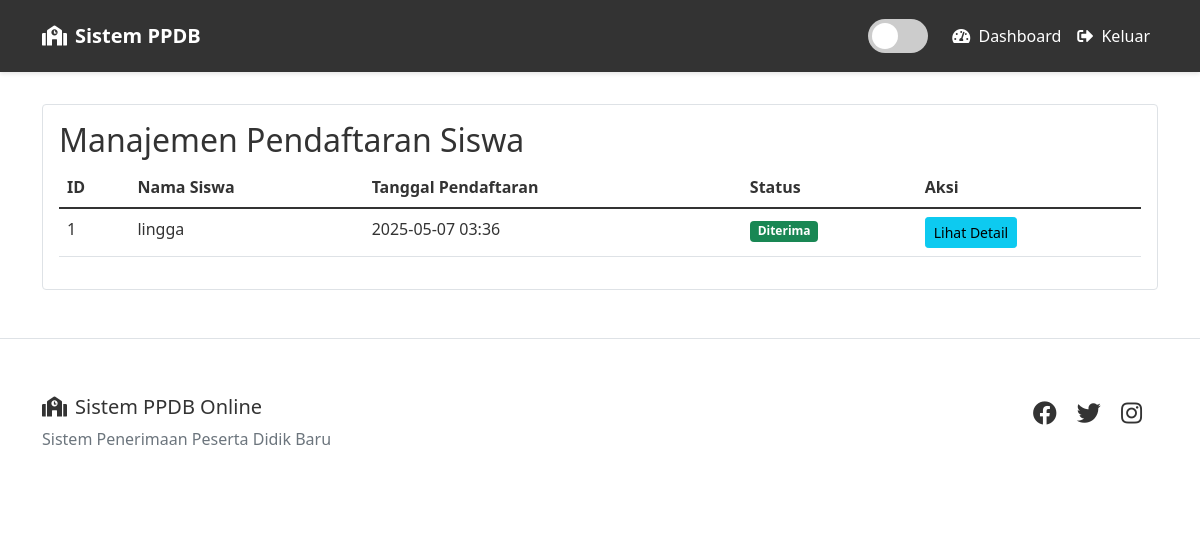
/dashboard (signed in), run on an earlier commit of the app's database.
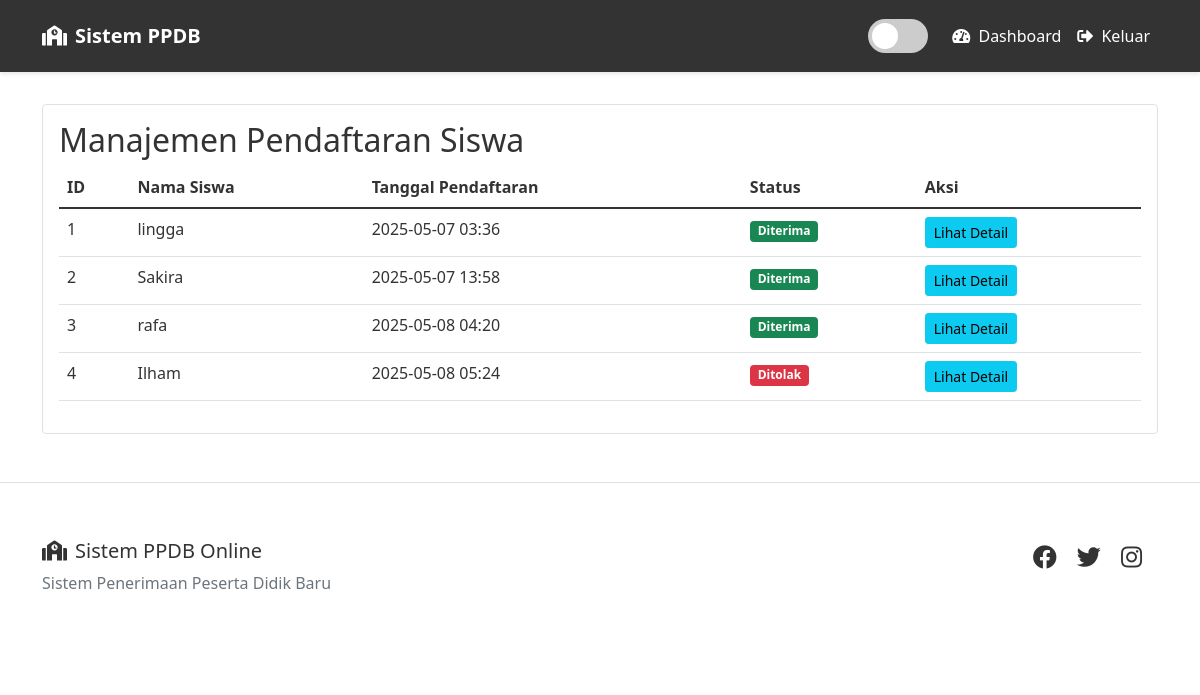
And on a later commit of the database.
### app/models.py (models this page shows)
class Form(db.Model):
    id = db.Column(db.Integer, primary_key=True)
    user_id = db.Column(db.Integer, db.ForeignKey('user.id'), nullable=False)
    form_data = db.Column(db.Text, nullable=False)
    status = db.Column(db.String(20), default='pending')
    timestamp = db.Column(db.DateTime, default=datetime.utcnow)
    akta_kelahiran = db.Column(db.String(255))
    kartu_keluarga = db.Column(db.String(255))
    ijazah_smp = db.Column(db.String(255))
    foto_siswa = db.Column(db.String(255))
    ktp_ortu = db.Column(db.String(255))
    nisn_doc = db.Column(db.String(255))
    nilai_rapor = db.Column(db.String(255))
    sertifikat_prestasi = db.Column(db.String(255))
    @property
    def parsed_form_data(self):
        try:
            if isinstance(self.form_data, str):
                return json.loads(self.form_data)
            return self.form_data
        except:
            return {}

class User(UserMixin, db.Model):
    id = db.Column(db.Integer, primary_key=True)
    username = db.Column(db.String(80), unique=True, nullable=False)
    password = db.Column(db.String(120), nullable=False)
    name = db.Column(db.String(100), nullable=False)
    role = db.Column(db.String(10), default='user')
    forms = db.relationship('Form', backref='user', lazy=True)

### app/routes/main.py (the view, shortened to what this page needs)
@main.route('/dashboard')
@login_required
def dashboard():
    if current_user.role == 'admin':
        forms = Form.query.all()
        return render_template('dashboard_admin.html', forms=forms)

### app/__init__.py (called while the page is built)
def create_app():
    app = Flask(__name__)
    app.config.from_object('config.Config')
    db.init_app(app)
    login_manager.init_app(app)
    migrate.init_app(app, db)
    @app.template_filter('json_loads')
    def json_loads_filter(value):
        return json.loads(value)
    @app.template_filter('parse_json')
    def parse_json(value):
        try:
            return json.loads(value)
        except:
            return {}
    login_manager.login_view = 'auth.login'
    login_manager.login_message_category = 'info'
    @login_manager.user_loader
    def load_user(user_id):
        from .models import User
        return User.query.get(int(user_id))
    from .routes.auth import auth
    from .routes.main import main
    app.register_blueprint(auth)
    app.register_blueprint(main)
    from .cli import create_admin
    app.cli.add_command(create_admin)
    return app

### app/templates/dashboard_admin.html (shortened to what this page needs)
{% extends "base.html" %}
{% block content %}
<div class="card">
    <div class="card-body">
        <h2>Manajemen Pendaftaran Siswa</h2>
        <div class="table-responsive">
            <table class="table">
                <thead>
                    <tr>
                        <th>ID</th>
                        <th>Nama Siswa</th>
                        <th>Tanggal Pendaftaran</th>
                        <th>Status</th>
                        <th>Aksi</th>
                    </tr>
                </thead>
                <tbody>
                    {% for form in forms %}
                    <tr>
                        <td>{{ form.id }}</td>
                        <td>{{ form.user.name }}</td>
                        <td>{{ form.timestamp.strftime('%Y-%m-%d %H:%M') }}</td>
                        <td>
                            <span class="badge bg-{{ 'success' if form.status == 'accepted' else 'danger' if form.status == 'rejected' else 'info' }}">
                                {{ 'Diterima' if form.status == 'accepted' else 'Ditolak' if form.status == 'rejected' else 'Menunggu' }}
                            </span>
                        </td>
                        <td>
                            <button type="button" class="btn btn-info btn-sm" data-bs-toggle="modal" data-bs-target="#detailModal{{ form.id }}">
                                Lihat Detail
                            </button>
                        </td>
                    </tr>
                    {% endfor %}
                </tbody>
            </table>
        </div>
    </div>
</div>
{% endblock %}

### app/templates/base.html (shortened to what this page needs)
<!DOCTYPE html>
<html lang="id" data-theme="light">
<head>
    <link href="https://cdn.jsdelivr.net/npm/bootstrap@5.1.3/dist/css/bootstrap.min.css" rel="stylesheet">
    <link rel="stylesheet" href="https://cdnjs.cloudflare.com/ajax/libs/font-awesome/5.15.4/css/all.min.css">
    <link rel="stylesheet" href="{{ url_for('static', filename='css/style.css') }}">
</head>
<body>
    <nav class="navbar navbar-expand-lg navbar-dark fixed-top">
        <div class="container">
            <a class="navbar-brand d-flex align-items-center" href="{{ url_for('main.index') }}">
                <i class="fas fa-school me-2"></i>
                <span>Sistem PPDB</span>
            </a>
            <div class="collapse navbar-collapse" id="navbarNav">
                <div class="navbar-nav ms-auto d-flex align-items-center">
                    <label class="theme-switch mx-3">
                        <span class="slider"></span>
                    </label>
                    {% if current_user.is_authenticated %}
                        <a class="nav-link" href="{{ url_for('main.dashboard') }}">
                            <i class="fas fa-tachometer-alt me-1"></i> Dashboard
                        </a>
                        <a class="nav-link" href="{{ url_for('auth.logout') }}">
                            <i class="fas fa-sign-out-alt me-1"></i> Keluar
                        </a>
                    {% endif %}
                </div>
            </div>
        </div>
    </nav>
    <main class="main-content">
        <div class="container mt-5 pt-4">
            {% block content %}{% endblock %}
        </div>
    </main>
    <footer class="footer mt-5">
        <div class="container">
            <div class="row py-4">
                <div class="col-md-6">
                    <h5><i class="fas fa-school me-2"></i>Sistem PPDB Online</h5>
                    <p class="text-muted">Sistem Penerimaan Peserta Didik Baru</p>
                </div>
                <div class="col-md-6 text-md-end">
                    <div class="social-links">
                        <a href="#" class="me-3"><i class="fab fa-facebook"></i></a>
                        <a href="#" class="me-3"><i class="fab fa-twitter"></i></a>
                        <a href="#" class="me-3"><i class="fab fa-instagram"></i></a>
                    </div>
                </div>
            </div>
        </div>
    </footer>
</body>
</html>

### app/static/css/style.css (style rules this page uses)
:root[data-theme="light"] { --bg-primary: #ffffff; --text-primary: #333333; --card-bg: #ffffff; --nav-bg: #333333; --step-bg: #f8f9fa; --border-color: #dee2e6; --input-bg: #ffffff; --modal-bg: #ffffff; --table-hover: rgba(0, 0, 0, 0.075); --btn-text: #ffffff; --link-color: #007bff; --badge-bg: #6c757d; --alert-bg: rgba(255, 255, 255, 0.9); }
body { background-color: var(--bg-primary); color: var(--text-primary); transition: all 0.3s ease; }
.card { background-color: var(--card-bg); border-color: var(--border-color); color: var(--text-primary); }
.table { color: var(--text-primary); }
a { color: var(--link-color); }
.badge { background-color: var(--badge-bg); color: var(--btn-text); }
.navbar { background-color: var(--nav-bg) !important; box-shadow: 0 2px 4px rgba(0,0,0,0.1); padding: 1rem 0; }
.navbar-dark .navbar-nav .nav-link { color: var(--btn-text); }
.navbar-brand { font-weight: 600; font-size: 1.25rem; }
.footer { background-color: var(--card-bg); border-top: 1px solid var(--border-color); padding: 2rem 0; margin-top: 4rem; }
.social-links a { color: var(--text-primary); font-size: 1.5rem; transition: color 0.3s ease; }
.main-content { padding-top: 2rem; }
.theme-switch { position: relative; display: inline-block; width: 60px; height: 34px; margin: 0 15px; }
.slider { position: absolute; cursor: pointer; top: 0; left: 0; right: 0; bottom: 0; background-color: #ccc; transition: .4s; border-radius: 34px; }
.slider:before { position: absolute; content: ""; height: 26px; width: 26px; left: 4px; bottom: 4px; background-color: white; transition: .4s; border-radius: 50%; }
* { transition: background-color 0.3s ease, color 0.3s ease, border-color 0.3s ease, box-shadow 0.3s ease; }

What changed in the data, as far as the page shows it:
added Form: id "2", user.name "Sakira", timestamp "2025-05-07 13:58", status "Diterima"
added Form: id "3", user.name "rafa", timestamp "2025-05-08 04:20", status "Diterima"
added Form: id "4", user.name "Ilham", timestamp "2025-05-08 05:24", status "Ditolak"
